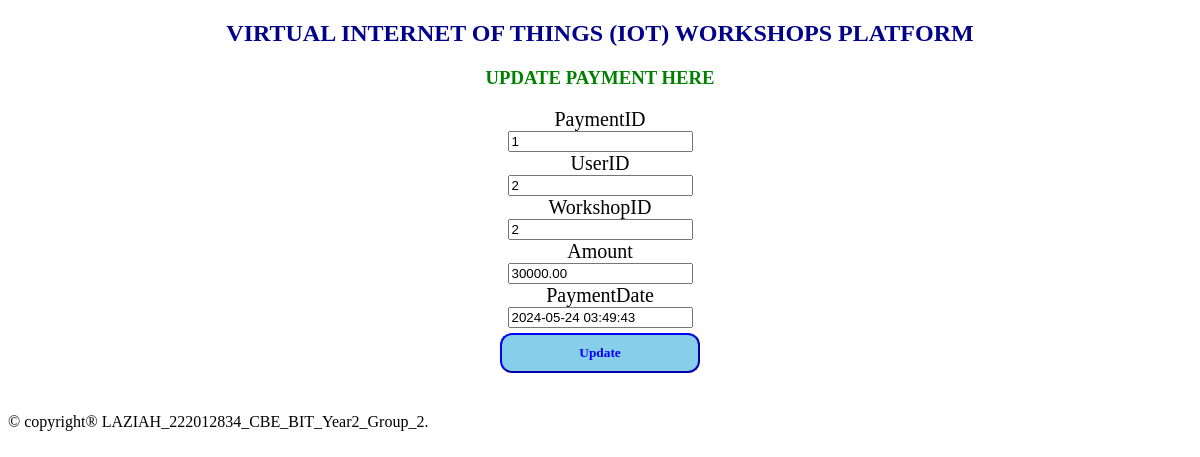
Screenshot of /updatepayment.php?PaymentID=1 with the database file from the repository.
### tables this page shows
CREATE TABLE IF NOT EXISTS `payment` (
  `PaymentID` int(11) NOT NULL AUTO_INCREMENT,
  `UserID` int(11) DEFAULT NULL,
  `WorkshopID` int(11) DEFAULT NULL,
  `Amount` decimal(10,2) DEFAULT NULL,
  `PaymentDate` timestamp NOT NULL DEFAULT CURRENT_TIMESTAMP,
  PRIMARY KEY (`PaymentID`),
  KEY `UserID` (`UserID`),
  KEY `WorkshopID` (`WorkshopID`)
);

### updatepayment.php (the view, shortened to what this page needs)
<?php
include "databaseconnection.php";
if ($_SERVER['REQUEST_METHOD'] == 'GET') {
    $PaymentID = $_GET["PaymentID"];
    $sql = "SELECT * FROM payment WHERE PaymentID = ?";
    $stmt = $connection->prepare($sql);
    $stmt->bind_param("i", $PaymentID);
    $stmt->execute();
    $result = $stmt->get_result();
    if ($result->num_rows > 0) {
        $row = $result->fetch_assoc();
        $UserID = $row["UserID"];
        $WorkshopID = $row["WorkshopID"];
        $Amount = $row["Amount"];
        $PaymentDate = $row["PaymentDate"];
    } else {
        header("Location: viewpayment.php");
        exit;
    }
}
?>
<!DOCTYPE html>
<html>
<head>
</head>
<body>
    <center>
        <h2>VIRTUAL INTERNET OF THINGS (IOT) WORKSHOPS PLATFORM</h2>
        <h3 style="color:green;">UPDATE PAYMENT HERE</h3>
        <section class="forms">
            <form method="POST" onsubmit="return confirmUpdate();">
                <label>PaymentID</label><br>
                <input type="text" name="PaymentID" readonly value="<?php echo $PaymentID; ?>"><br>
                <label>UserID</label><br>
                <input type="text" name="UserID" value="<?php echo $UserID; ?>"><br>
                <label>WorkshopID</label><br>
                <input type="text" name="WorkshopID" value="<?php echo $WorkshopID; ?>"><br>
                <label>Amount</label><br>
                <input type="text" name="Amount" value="<?php echo $Amount; ?>"><br>
                <label>PaymentDate</label><br>
                <input type="text" name="PaymentDate" value="<?php echo $PaymentDate; ?>"><br>
                <input type="submit" name="submit" value="Update" class="sb">
            </form>
        </section>
    </center>
    <footer>
        <p style="color:blue; text-align: center; margin-top:40px;">
            <marquee>&copy; copyright&reg; LAZIAH_222012834_CBE_BIT_Year2_Group_2.</marquee>
        </p>
    </footer>
</body>
</html>

### updatepayment.php (style rules this page uses)
h2 { font-family: Castellar; color: darkblue; }
label { font-family: Elephant; font-size: 20px; }
.sb { font-family: Georgia; padding: 10px; border-color: blue; background-color: skyblue; width: 200px; margin-top: 5px; border-radius: 12px; font-weight: bold; color: blue; }

### rows the page displays
payment: UserID "2", WorkshopID "2", Amount "30000.00", PaymentDate "2024-05-24 03:49:43"
